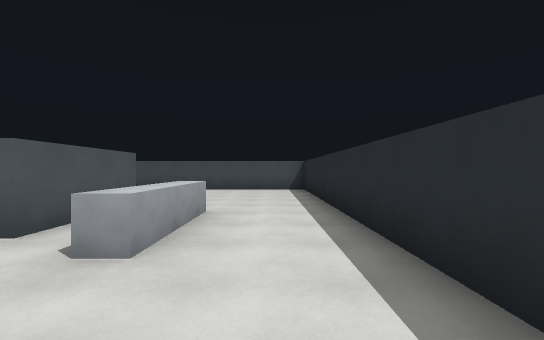
[1] (above)

23 first-person views from a walk through a Godot game level. The camera is 1.5 m above the floor, looks level and sees 90° across. The floor is counted in squares, 2 m on a side. Each view is taken from the middle of a square. On the plan, view 1 faces up. The plan holds only what a view shows up to about 10 squares ahead; the rest is blank.

[2]
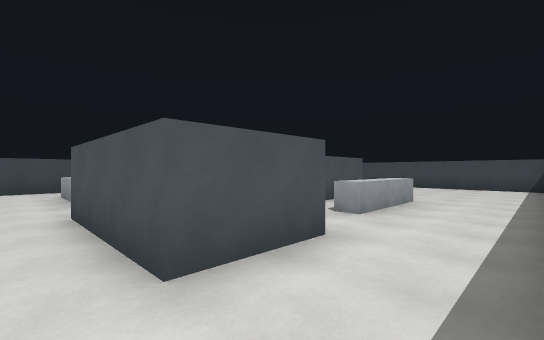

[3]
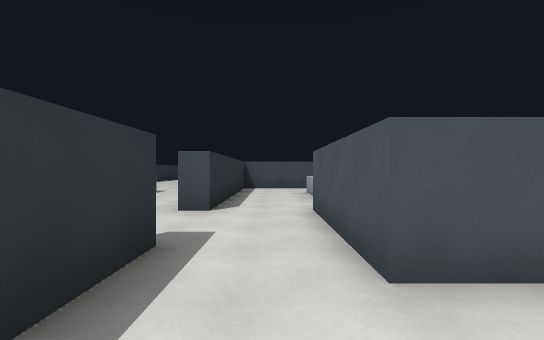

[4]
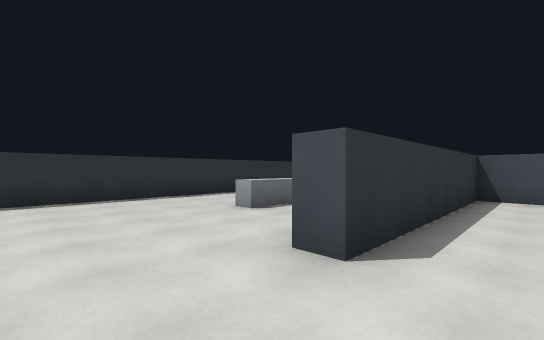

[5]
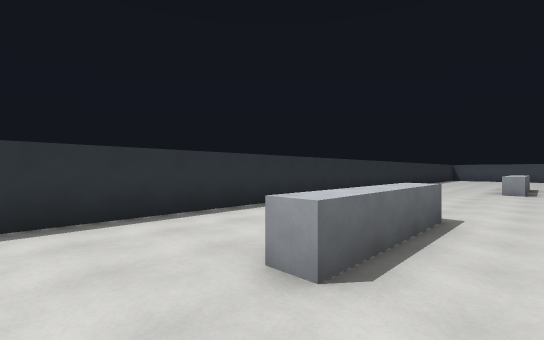

[6]
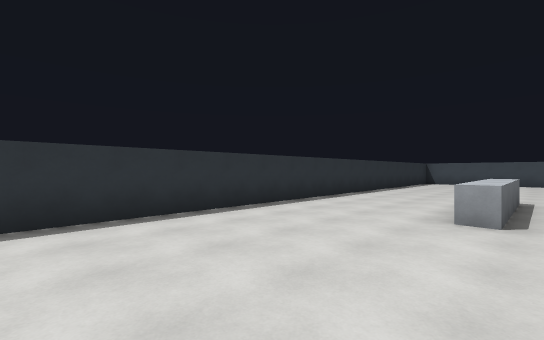

[7]
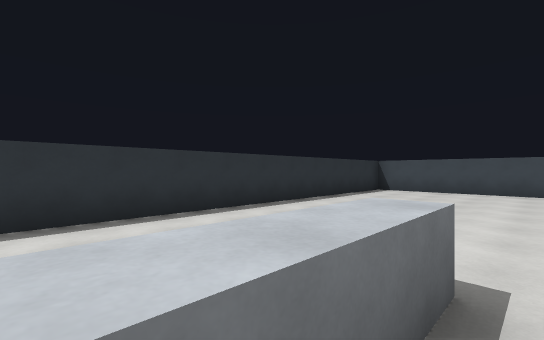

[8]
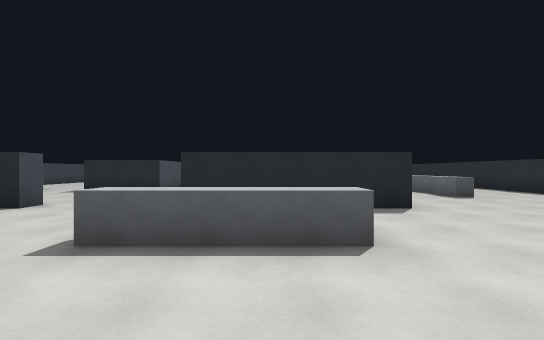

[9]
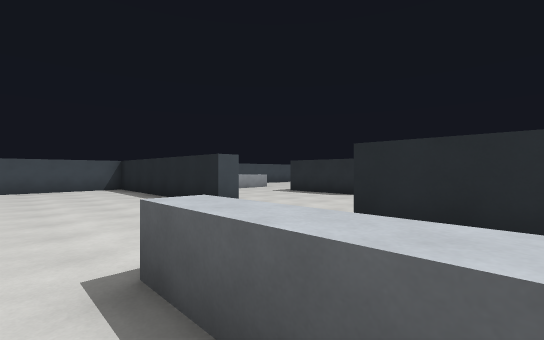

[10]
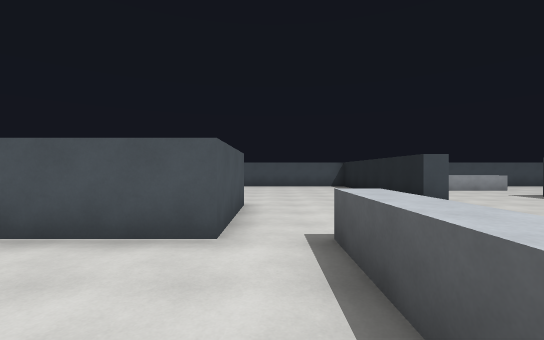

[11]
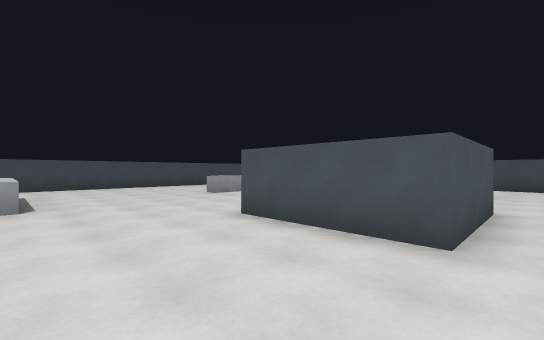

[12]
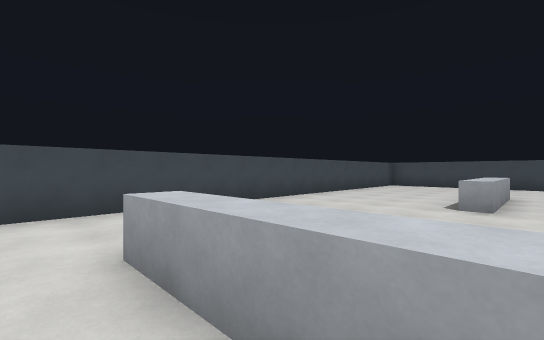

[13]
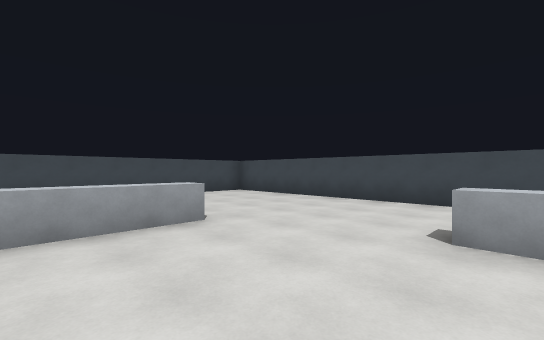

[14]
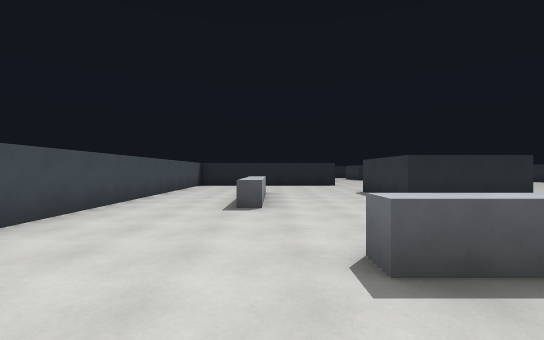

[15]
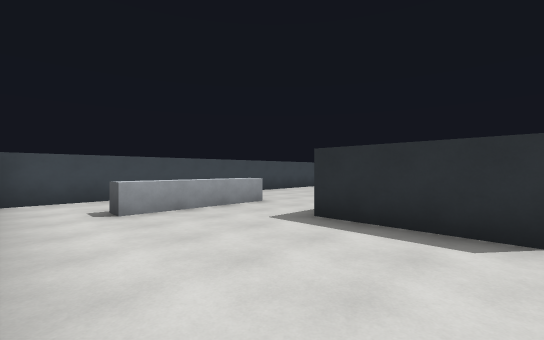

[16]
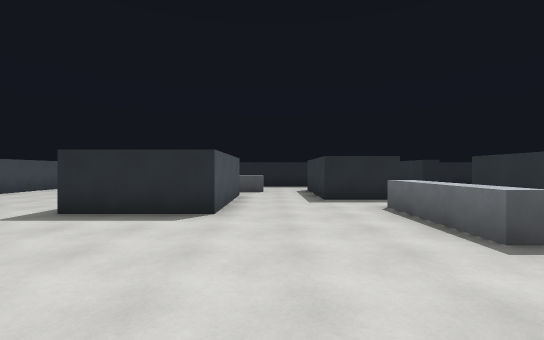

[17]
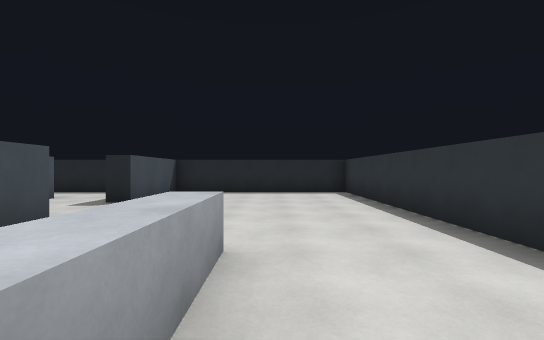

[18]
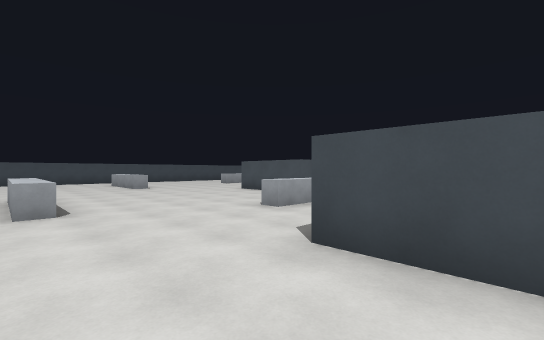

[19]
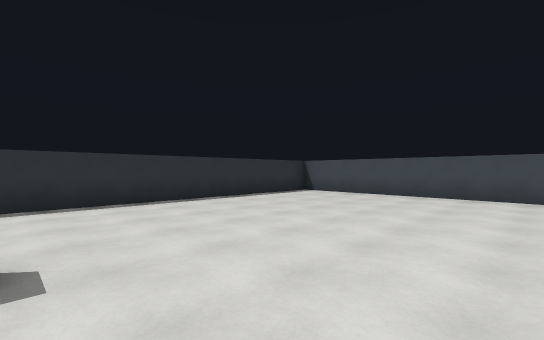

[20]
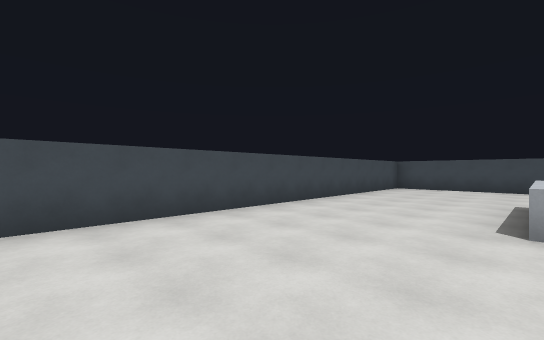

[21]
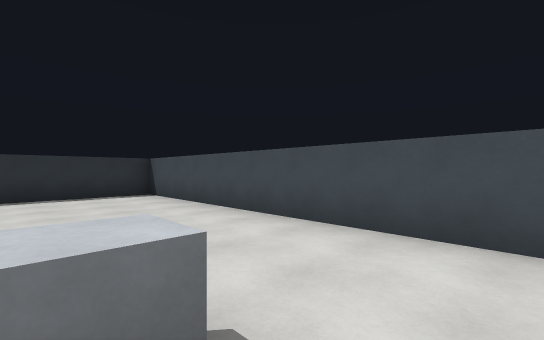

[22]
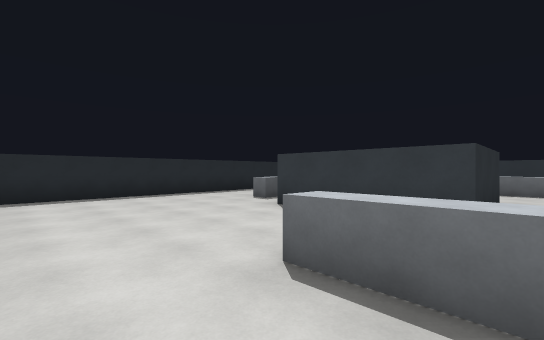

[23]
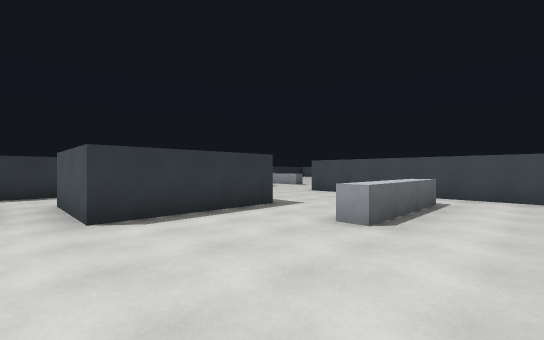

### Floor plan
Key: @ floor where view 1 was taken; # wall or solid block; . floor; ^ raised ledge.
Columns run from 27 left of view 1 to 2 right of it. Each row starts with its distance up from view 1.
 11 ##############################
 10 #...............#............#
  9 #...............#............#
  8 #...............#..^^^.......#
  7 #...............#............#
  6 #....^..........#............#
  5 #....^..........#....####....#
  4 #....^.... .....#....####^...#
  3 #....^..  ###........####^...#
  2 #........ ###................#
  1 #.........###.^  ............#
  0 #.............^ #......####@.#
 -1 #.............^ #......####..#
 -2 #...^^^.......^.#............
 -3 #...............#######...###
 -4 #..................  .....   #
 -5 #.........................   #
 -6 #.........^^^......^^^.......#
 -7 #............................#
 -8 #............................#
 -9 #............................#
-10 ##############################

Positions as (right, up) in squares from view 1, and headings:
1: (0, 0), facing up
2: (1, -2), facing up-left
3: (1, -2), facing left
4: (-2, -2), facing down-left
5: (-4, -5), facing down-left
6: (-10, -5), facing down-left
7: (-16, -5), facing down-left
8: (-16, -1), facing right
9: (-14, -1), facing up-right
10: (-14, -2), facing up
11: (-14, -2), facing up-left
12: (-21, -3), facing up-left
13: (-18, 4), facing up-left
14: (-24, 7), facing right
15: (-10, 3), facing up-right
16: (-11, 2), facing right
17: (-8, -7), facing right
18: (-9, -6), facing up-left
19: (-18, -3), facing down-left
20: (-22, -1), facing up-left
21: (-23, -1), facing down-left
22: (-7, 10), facing down-right
23: (-2, 10), facing down-left
